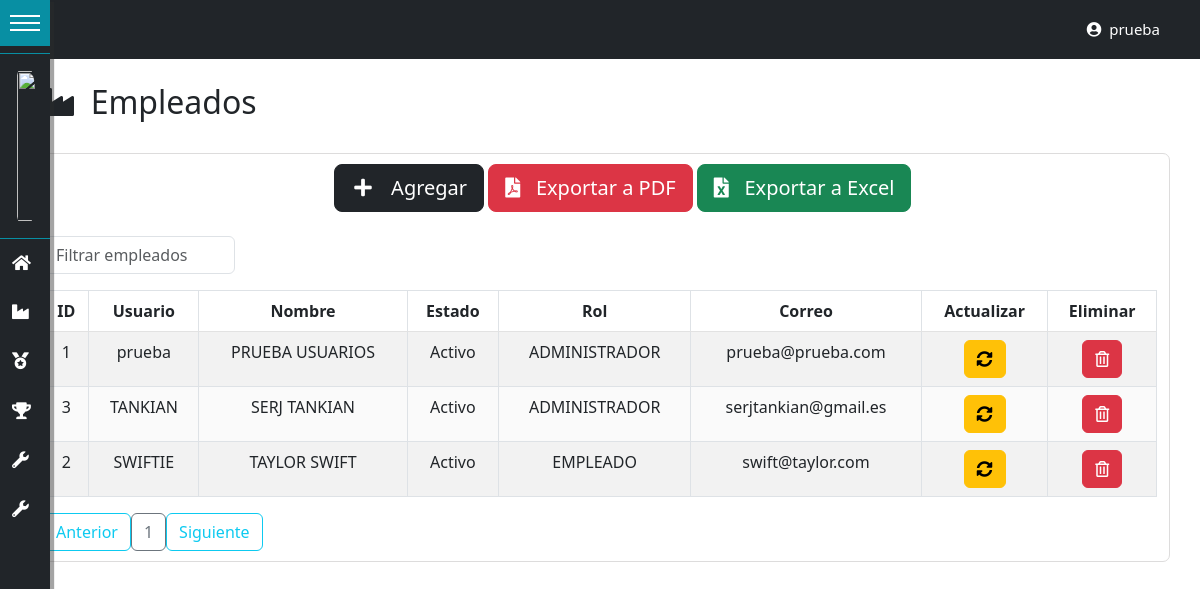
Screenshot of /empleados/ (signed in) with the database file from the repository.
### tables this page shows
CREATE TABLE IF NOT EXISTS `usuarios` (
  `id_usuario` int(11) NOT NULL AUTO_INCREMENT,
  `id_persona` int(11) DEFAULT NULL,
  `usuario` varchar(50) NOT NULL,
  `estado` enum('Activo','Inactivo','Bloqueado','Eliminado') NOT NULL,
  `contrasena` varchar(100) NOT NULL,
  `id_rol` int(11) DEFAULT NULL,
  `fecha_ultima_conexion` datetime DEFAULT NULL,
  `correo_electronico` varchar(50) NOT NULL,
  `creado_por` varchar(30) NOT NULL,
  `fecha_creacion` datetime NOT NULL,
  `modificado_por` varchar(30) DEFAULT NULL,
  `fecha_modificacion` datetime DEFAULT NULL,
  PRIMARY KEY (`id_usuario`) USING BTREE,
  KEY `FK_empleados_roles` (`id_rol`) USING BTREE,
  KEY `FK_usuarios_personas` (`id_persona`),
  CONSTRAINT `FK_usuarios_personas` FOREIGN KEY (`id_persona`) REFERENCES `personas` (`id_persona`) ON DELETE NO ACTION ON UPDATE NO ACTION,
  CONSTRAINT `FK_usuarios_roles` FOREIGN KEY (`id_rol`) REFERENCES `roles` (`id_rol`) ON DELETE NO ACTION ON UPDATE NO ACTION
);

CREATE TABLE IF NOT EXISTS `personas` (
  `id_persona` int(11) NOT NULL AUTO_INCREMENT,
  `nombres` varchar(50) DEFAULT NULL,
  `apellidos` varchar(50) DEFAULT NULL,
  `dni` varchar(20) DEFAULT NULL,
  `telefono` varchar(15) DEFAULT NULL,
  `sexo` enum('Masculino','Femenino') DEFAULT NULL,
  `direccion` varchar(300) DEFAULT NULL,
  `creado_por` varchar(30) DEFAULT NULL,
  `fecha_creacion` datetime DEFAULT NULL,
  `modificado_por` varchar(30) DEFAULT NULL,
  `fecha_modificacion` datetime DEFAULT NULL,
  PRIMARY KEY (`id_persona`)
);

CREATE TABLE IF NOT EXISTS `roles` (
  `id_rol` int(11) NOT NULL AUTO_INCREMENT,
  `rol` varchar(50) NOT NULL,
  `descripcion` varchar(200) NOT NULL,
  `creado_por` varchar(50) NOT NULL,
  `fecha_creacion` datetime NOT NULL,
  `modificado_por` varchar(50) DEFAULT NULL,
  `fecha_modificacion` datetime DEFAULT NULL,
  PRIMARY KEY (`id_rol`) USING BTREE
);

### controladores/vistasControlador.php (called while the page is built, shortened)
<?php
	class vistasControlador extends vistasModelo{
		public function obtener_plantilla_controlador(){
			return require_once "./vistas/plantilla.php";
		}
	}

### index.php (called while the page is built, shortened)
<?php
	require_once "./controladores/vistasControlador.php";
	$plantilla = new vistasControlador();
	$plantilla->obtener_plantilla_controlador();

### config/conexion.php (called while the page is built, shortened)
<?php
class ConexionBD{
    protected $manejador = "mysql";
    private static $servidor = "localhost";
    private static $usuario = "root";
    private static $pass = "";
    protected $db_name = "dbsorteo";
    protected function getConexion(){
        try{
            $parametros=array(PDO::ATTR_PERSISTENT=>true,PDO::MYSQL_ATTR_INIT_COMMAND=>"SET NAMES utf8");
            $this->conexion=new PDO($this->manejador.":host=".self::$servidor.";dbname=".$this->db_name,self::$usuario,self::$pass,$parametros);
            return $this->conexion;
        }
        catch(PDOException $e){
            echo 'Error en la conexion a la BD :'.$e->getMessage();
        }
    }
}

### DatosTablas/obtenerDatosUsuarios.php (called while the page is built, shortened)
<?php
require_once("./config/conexion.php");
class obtenerDatosUsuarios extends ConexionBD{
    public function datosEmpleados(){
        $sql="SELECT u.id_usuario, u.id_persona, u.id_rol, u.usuario, p.nombres, p.apellidos, u.estado,r.rol,
        u.correo_electronico,p.dni, p.telefono,p.sexo,p.direccion from usuarios u
        inner join roles r on r.id_rol=u.id_rol
        inner join personas p on p.id_persona=u.id_persona
        where u.id_rol!=3";
        $resultado=$this->conexion->query($sql) or die ($sql);
        return $resultado;
    }
}

### vistas/contenidos/empleados-view.php (the view, shortened to what this page needs)
<?php
include("./DatosTablas/obtenerDatosUsuarios.php");
?>
<br>
<div class="container">
    <h2><i class="fas fa-industry"></i>&nbsp; Empleados</h2>
</div>
<br>
<div class="container contenedor-tabla">
    <div class="container">
    <div class="row">
        <div class="col-3"></div>
        <div class="col-7">
            <div class="btn btn-dark btn-lg" data-bs-toggle="modal" data-bs-target="#ModalCrear"><i class="fas fa-plus fa-fw"></i> &nbsp; Agregar</div>
            <div class="btn btn-danger btn-lg" data-bs-toggle="modal" data-bs-target="#ModalCrear"><i class="fas fa-file-pdf"></i> &nbsp; Exportar a PDF</div>
            <div class="btn btn-success btn-lg" data-bs-toggle="modal" data-bs-target="#ModalCrear"><i class="fas fa-file-excel"></i> &nbsp; Exportar a Excel</div>
        </div>
        <div class="col-2"></div>
    </div>
    </div>
<div class="table-responsive">
    <br>
        <input type="text" id="searchBox" class="form-control" onkeyup="filterTable()" placeholder="Filtrar empleados">
    <table id="datos-usuario" class="table table-bordered table-striped text-center">
        <thead>
            <tr>
                <th>ID</th>
                <th>Usuario</th>
                <th>Nombre</th>
                <th>Estado</th>
                <th>Rol</th>
                <th>Correo</th>
                <th>Actualizar</th>
                <th>Eliminar</th>
            </tr>
        </thead>
        <tbody class="body">
        <?php
                $datos=new obtenerDatosUsuarios();
                $resultado=$datos->datosEmpleados();
                foreach ($resultado as $fila){
            ?>
            <tr>
                <td><?php echo $fila['id_usuario']; ?></td>
                <td><?php echo $fila['usuario']; ?></td>
                <td><?php echo $fila['nombres'] . " " . $fila['apellidos']; ?></td>
                <td><?php echo $fila['estado']; ?></td>
                <td><?php echo $fila['rol']; ?></td>
                <td><?php echo $fila['correo_electronico']; ?></td>
                <td>
				<button class="btn btn-warning" data-bs-toggle="modal" data-bs-target="#ModalAct<?php echo $fila['id_usuario'];?>">
					<i class="fas fa-sync-alt"></i>
                </button>
			    </td>
                <td>
					<form class="FormularioAjax" action="<?php echo SERVERURL; ?>ajax/usuarioAjax.php" method="POST" data-form="delete" autocomplete="off">
					<button type="submit" class="btn btn-danger">
						<i class="far fa-trash-alt"></i>
					</button>
					</form>
				</td>
                </tr>
            <?php
                    }
            ?>
        </tbody>
    </table>
</div>
<div id="paginador" class=""></div>
</div>
<br>
<br>

### vistas/css/Estilo-Form.css (style rules this page uses)
.contenedor-tabla { border: 1px solid #dddcdc; -moz-border-radius: 7px; -webkit-border-radius: 7px; padding: 10px; }
#searchBox { width:12rem; }
#datos-usuario { width: 100%; border-collapse: collapse; background-color:white; }
.contenedor-tabla { background-color:white; }
#datos-usuario th, td { padding: 8px; text-align: center; border-bottom: 1px solid rgb(226, 226, 226); }
#datos-usuario tr:nth-child(even) { background-color: #fafafa; }

### vistas/css/EstiloLogin.css (style rules this page uses)
body { font-family: arial; }

### vistas/css/estilos-vistas.css (style rules this page uses)
:root { --width:17rem; --pading:12px; --bgcoolor:rgb(33, 37, 41); --hovercolor:#088fa3; --width-collapsed:50px; }
body { font-size:18px; padding:0; margin: 0; margin-left:var(--width-collapsed); }

### rows the page displays
usuarios: id_usuario "1", usuario "prueba", id_persona.nombres "PRUEBA", id_persona.apellidos "USUARIOS", estado "Activo", id_rol.rol "ADMINISTRADOR", correo_electronico "prueba@prueba.com"
usuarios: id_usuario "3", usuario "TANKIAN", id_persona.nombres "SERJ", id_persona.apellidos "TANKIAN", estado "Activo", id_rol.rol "ADMINISTRADOR", correo_electronico "serjtankian@gmail.es"
usuarios: id_usuario "2", usuario "SWIFTIE", id_persona.nombres "TAYLOR", id_persona.apellidos "SWIFT", estado "Activo", id_rol.rol "EMPLEADO", correo_electronico "swift@taylor.com"

### other values shown
$_SESSION['usuario_login'] "prueba"
